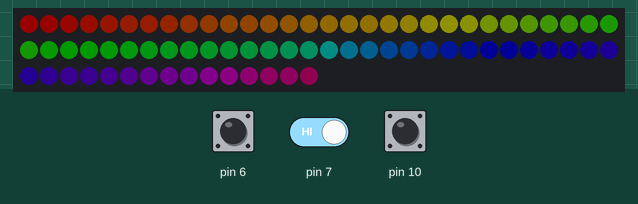
Simulated run of this sketch. Board: Arduino Uno, built with avr-gcc and run on an emulated ATmega328P. Shown: 75 RGB LEDs in strip order, left to right, continuing on the next row. Inputs (shaded band) come from the test bench; at power-on: pin 6 HIGH, pin 10 HIGH, pin 7 HIGH. Dim RGB values are drawn brighter than linear.

Above: at 1.2 s.
1.3 s: pin 6 pulled LOW for 0.15 s
2.9 s: pin 10 pulled LOW for 0.15 s
4.5 s: pin 10 pulled LOW for 1 s
7.0 s: pin 10 pulled LOW for 3.2 s
At 8.3 s:
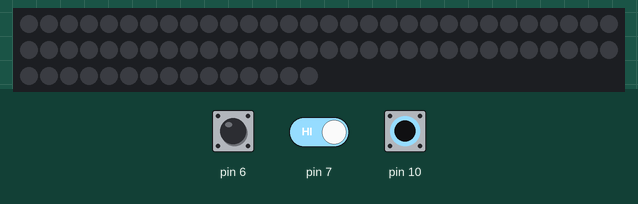
11.7 s: pin 6 driven LOW and pin 7 driven LOW and pin 10 driven LOW
At 12.0 s:
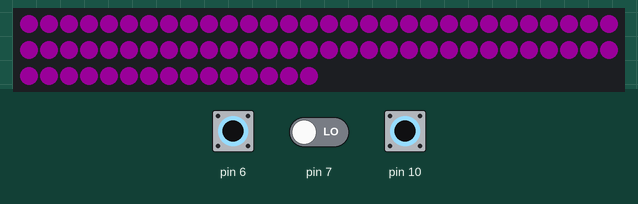
13.2 s: pin 6 driven HIGH
At 14.2 s:
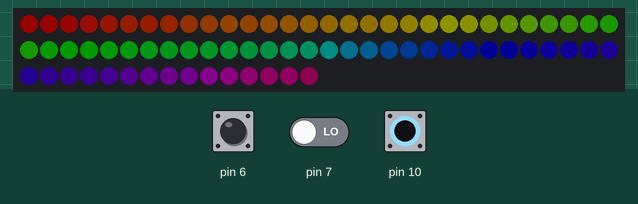
Timing chart, 0 to 15.7 s (numbered marks = the images above; inputs shaded):
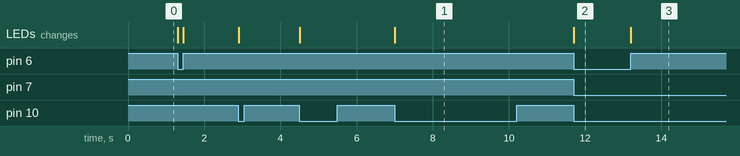

The sketch:

desk_lights.ino
```cpp
#include <FastLED.h>

const int max_light_settings = 9;
const int max_leds = 75;
const int brightnesses[] = {25, 15, 5, 0};
int displaytype = 1;
int output1;
int saved_output1;
int output2;
int saved_output2;
int brightness_counter = 0;
int brightness_button;
int saved_brightness_button;
CRGB led[max_leds];
void color_selector(int displaytype){
  switch (displaytype){
      case 1:
        fill_solid(led, max_leds, CRGB(0,0,0));
        break;
      case 2:
        fill_solid(led, max_leds, CRGB::Red);
        break;
      case 3:
        fill_solid(led, max_leds, CRGB::Green);
          break;
        case 4:
          fill_solid(led, max_leds, CRGB::Blue);
          break;
      case 5:
        fill_solid(led, max_leds, CRGB(0,255,255));
          break;
      case 6:
        fill_solid(led, max_leds, CRGB(255,255,0));
        break;
      case 7:
      fill_solid(led, max_leds, CRGB(255,255,255));
        break;
      case 8:
      fill_solid(led,max_leds, CRGB(255, 0, 255));
        break;
      case 9:
      fill_rainbow(led,max_leds, 0, 3);
      break;

    }
}

void setup(void) {
  pinMode(6, INPUT_PULLUP);
  pinMode(7,INPUT_PULLUP);
  pinMode(10, INPUT_PULLUP);
  FastLED.addLeds<WS2812B, 8, GRB>(led, max_leds);
  FastLED.setBrightness(25);
}

void loop(void) {
  output1 = digitalRead(6);
  output2 = digitalRead(7);
  brightness_button = digitalRead(10);
  if (output1 != saved_output1){ //if the rotary encoder is moved right
    if (output1 != output2){
      displaytype ++;
      if (displaytype > max_light_settings){
        displaytype = 1;
      }
    }
    else if(output1 == output2){// if the rotary encoder is turned left
      displaytype --;
      if (displaytype < 1){
        displaytype = max_light_settings;
      }
    }
    color_selector(displaytype);

    FastLED.show();
  }
  if (saved_brightness_button != brightness_button){
    if (brightness_button == 0){
    brightness_counter ++;
    if (brightness_counter >= 4){
      brightness_counter = 0;
    }
    FastLED.setBrightness(brightnesses[brightness_counter]);
    FastLED.show();

  }}

  saved_output1 = output1;
  saved_output2 = output2;
  saved_brightness_button = brightness_button;

}
```

Measured:
- after the input at 7.0 s, the LEDs: change at once (image 1)
- after the input at 11.7 s, the LEDs: change at once (image 2)
- after the input at 13.2 s, the LEDs: change at once (image 3)
